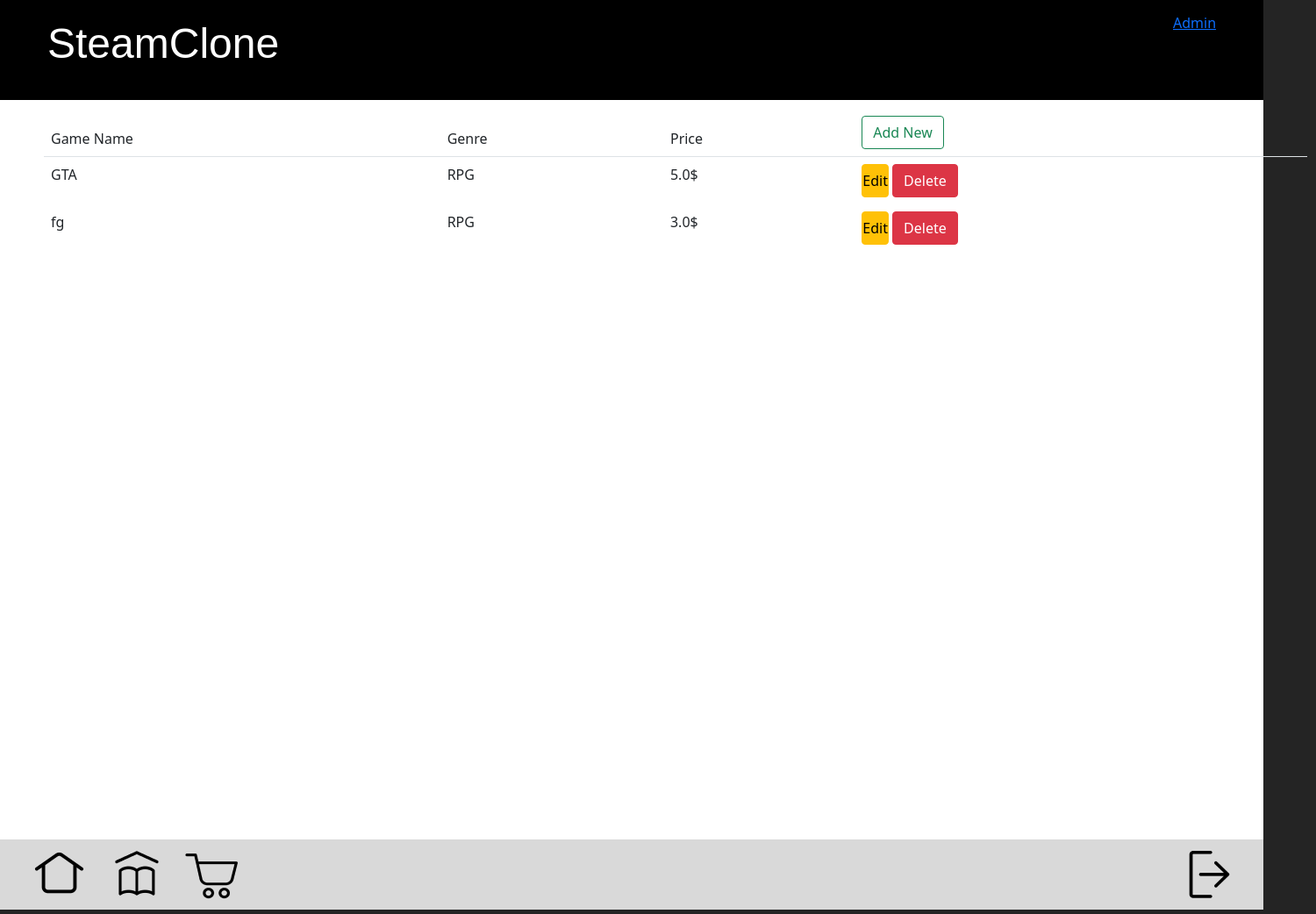
The page /gameList/ (signed in) on the database as committed earlier.
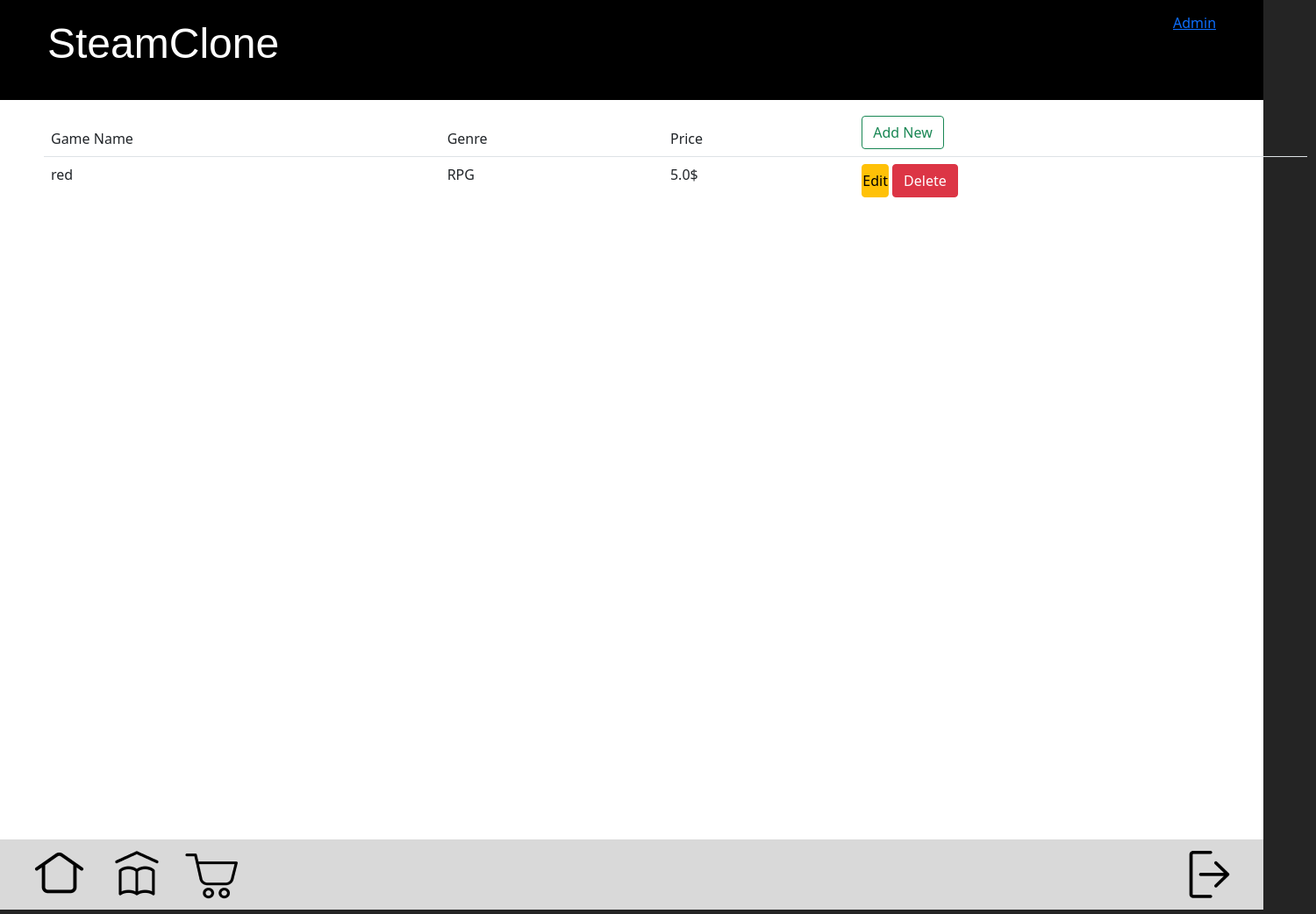
The same page on the database as committed later.
### steamClone/models.py (models this page shows)
class Game(models.Model):
    name = models.CharField(max_length=100)
    description = models.CharField(max_length=500)
    genre = models.ForeignKey(Genre, on_delete=models.CASCADE)
    price = models.FloatField()
    poster = models.URLField()

class Genre(models.Model):
    title = models.CharField(max_length=20)
    def __str__(self):
        return self.title

### steamClone/views.py (the view)
# urls.py: path('gameList/', views.gameList, name='list'),
@login_required()
def gameList(request):
    if not request.user.is_superuser:
        return redirect('/')
    context = {'gameList': Game.objects.all()}
    return render(request, 'steamClone/Edit-Admin.html', context)

### steamClone/templates/steamClone/Edit-Admin.html (shortened to what this page needs)
{% extends "steamClone/base.html" %}
{% load static %}
{% block content %}
<div class="content">
  <table
    class="table table-borderless"
    style="position: absolute; top: 20px; left: 50px"
  >
    <thead class="border-bottom font-weight-bold">
      <tr>
        <td>Game Name</td>
        <td>Genre</td>
        <td>Price</td>
        <td>
          <a href="{% url 'add' %}" class="btn btn-outline-success">
             Add New
          </a>
        </td>
      </tr>
    </thead>
    <tbody>
      {% for game in gameList %}
      <tr>
        <td>{{game.name}}</td>
        <td>{{game.genre}}</td>
        <td>{{game.price}}$</td>
        <td>
          <a href="{% url 'edit' game.id %}" class="btn btn-warning px-0">
            Edit
          </a>
          <form
            action="{% url 'delete' game.id %}"
            method="post"
            class="d-inline"
          >
            <button type="submit" class="btn btn-danger">
              Delete
            </button>
          </form>
        </td>
      </tr>
      {% endfor %}
    </tbody>
  </table>
</div>
{% endblock content %}

### steamClone/templates/steamClone/base.html (shortened to what this page needs)
<!DOCTYPE html>
{% load static %}
<html lang="en">
  <head>
    <link rel="stylesheet" href="{% static 'steamClone/css/template.css' %}" />
    <link rel="stylesheet" href="{% static 'steamClone/css/addstyle.css' %}" />
    <link
      href="https://cdn.jsdelivr.net/npm/bootstrap@5.0.0-beta3/dist/css/bootstrap.min.css"
      rel="stylesheet"
    />
  </head>
  <body>
    {% load static %}
    <area class="TopBar-area" />
    <header class="TopBar">
      <a class="SteamCloneSide" href="{% url 'main' %}">SteamClone</a>
      {% if user.is_superuser %}
      <a
        href="{% url 'list' %}"
        style="position: absolute; left: 1337px; top: 14px"
        >Admin</a
      >
      {% elif user.is_authenticated %}
      <a class="User-circle" href="{% url 'profile' %}"
        ><area class="User-circle"
      /></a>
      {% else %}
      <a class="TopBar-login" href="{% url 'login' %}">LOGIN</a>
      <a class="TopBar-register" href="{% url 'register' %}">REGISTER</a>
      {% endif %}
    </header>
    <div>
      {% block content %} {% endblock content %}
    </div>
    <area class="bottomBar" />
    <footer>
      <a class="bottomBar-home" href="{%  url 'main' %}"
        ><img src="{% static 'steamClone/res/Home.png' %}"
      /></a>
      <a class="bottomBar-library" href="{% url 'profile' %}"
        ><img src="{% static 'steamClone/res/Library.png' %}"
      /></a>
      <a class="bottomBar-cart" href="{% url 'cart' %}"
        ><img src="{% static 'steamClone/res/Cart.png' %}"
      /></a>
      {% if user.is_authenticated %}
      <a class="bottomBar-logout" href="{% url 'logout' %}"
        ><img src="{% static 'steamClone/res/Logout.png' %}"
      /></a>
      {% endif %}
    </footer>
  </body>
</html>

### steamClone/static/steamClone/css/template.css (style rules this page uses)
body { position: relative; width: 1440px; height: 1024px; overflow-x: hidden; margin: 0; padding: 0; background: #242424; }
.TopBar-area { position: absolute; width: 1440px; height: 114px; left: 0px; top: 0px; background: #000000; }
.TopBar { width: 1440px; left: 0px; height: 104px; top: 0px; background: #000000; }
.SteamCloneSide { position: absolute; width: 291px; height: 52px; left: 39px; top: 6px; font-family: Arial, Helvetica, sans-serif; font-style: normal; font-weight: 400; font-size: 48px; line-height: 58px; color: #FFFFFF; display: inline-block; text-decoration: none; padding: 15px; }
.bottomBar { position: absolute; width: 1440px; height: 80px; left: 0px; top: 957px; margin-bottom: auto; background: #D9D9D9; }
.bottomBar-home { position: absolute; width: 77px; height: 77px; left: 29px; top: 965px; }
.bottomBar-library { position: absolute; width: 77px; height: 72px; left: 117px; top: 962px; }
.bottomBar-cart { position: absolute; width: 76px; height: 67px; left: 205px; top: 967px; }
.bottomBar-logout { position: absolute; width: 77px; height: 61px; left: 1340px; top: 967px; }

### steamClone/static/steamClone/css/addstyle.css (style rules this page uses)
html, body { background-color: #242424; margin: 0; padding: 0; }
.content { position: relative; height: 920; }

Rows that differ between the two databases and show on the page:
removed Game: name "GTA", genre "RPG", price "5.0"
removed Game: name "fg", genre "RPG", price "3.0"
added Game: name "red", genre "RPG", price "5.0"
